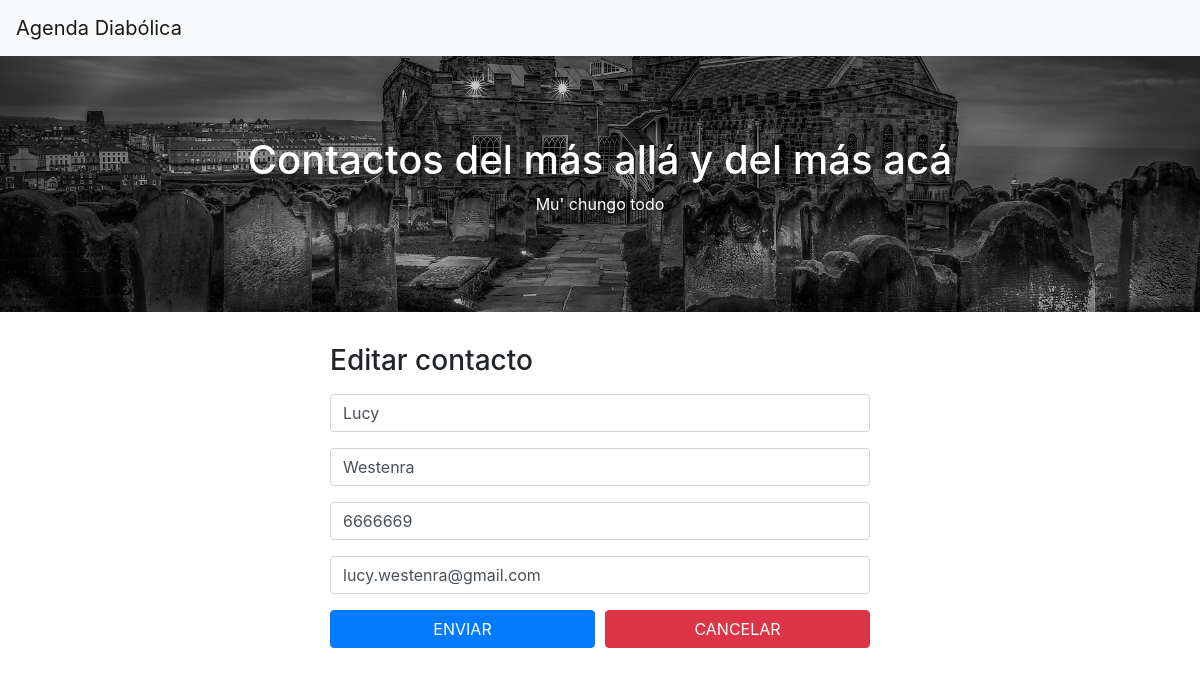
/editar.php?edit_id=4, run on the app's committed database.
### tables this page shows
CREATE TABLE IF NOT EXISTS `contactos` (
  `id` tinyint(4) NOT NULL AUTO_INCREMENT,
  `nombre` varchar(50) NOT NULL,
  `apellidos` varchar(100) NOT NULL,
  `telefono` varchar(30) NOT NULL,
  `email` varchar(100) NOT NULL,
  PRIMARY KEY (`id`)
);

### editar.php (the view, shortened to what this page needs)
<?php
$host="localhost";
$user="root";
$password="";
$database="agenda";
$conexion=mysqli_connect($host,$user,$password,$database);
mysqli_query($conexion, "SET NAMES 'utf8'");
if(isset($_GET['edit_id']))
{
    $sql_query="SELECT * FROM contactos WHERE id=".$_GET['edit_id'];
    $result_set=mysqli_query($conexion,$sql_query);
    $fetched_row=mysqli_fetch_array($result_set);
}
       ?>
<!doctype html>
<html lang="es-ES">
  <head>
    <link rel="stylesheet" href="css/bootstrap.css">
    <link rel="stylesheet" href="css/style.css">
    <link rel="stylesheet" href="https://use.fontawesome.com/releases/v5.8.1/css/all.css">
  </head>
  <body>
    <nav class="navbar navbar-expand-md bg-light navbar-light">
      <a class="navbar-brand" href="#">Agenda Diabólica</a>
    </nav>
    <div class="jumbotron text-center">
        <h1>Contactos del más allá y del más acá</h1>
        <p>Mu' chungo todo</p>
    </div>
    <div class="container">
      <div class="row">
        <div class="col-sm-6 offset-sm-3 mb-5">
          <h3>Editar contacto</h3>
          <form method="post">
            <input type="text" class="form-control mt-3" name="nombre" placeholder="Nombre" value="<?php echo $fetched_row['nombre']; ?>">
            <input type="text" class="form-control mt-3" name="apellidos" placeholder="Apellidos" value="<?php echo $fetched_row['apellidos']; ?>">
            <input type="text" class="form-control mt-3" name="telefono" placeholder="Teléfono" value="<?php echo $fetched_row['telefono']; ?>">
            <input type="email" class="form-control my-3" name="email" placeholder="Email" value="<?php echo $fetched_row['email']; ?>">
            <div class="form-row">
                <div class="col-md-6">
                    <button type="submit" class="btn btn-primary btn-block" name="btn-update">ENVIAR</button>
                </div>
                <div class="col-md-6">
                    <button type="submit" class="btn btn-danger btn-block" name="btn-cancel">CANCELAR</button>
                </div>
            </div>
          </form>
        </div>
      </div>
      </div>
  </body>
</html>

### css/style.css (style rules this page uses)
body { margin: 0; }

### editar.php (style rules this page uses)
.jumbotron { background: linear-gradient( rgba(0, 0, 0, 0.2), rgba(0, 0, 0, 0.3)), url("img/bg.jpg"); background-size: cover; background-position: center; color: #fff; padding: 80px 0; border-radius: 0; }

### data on the page
contactos: nombre "Lucy", apellidos "Westenra", telefono "6666669", email "lucy.westenra@gmail.com"
